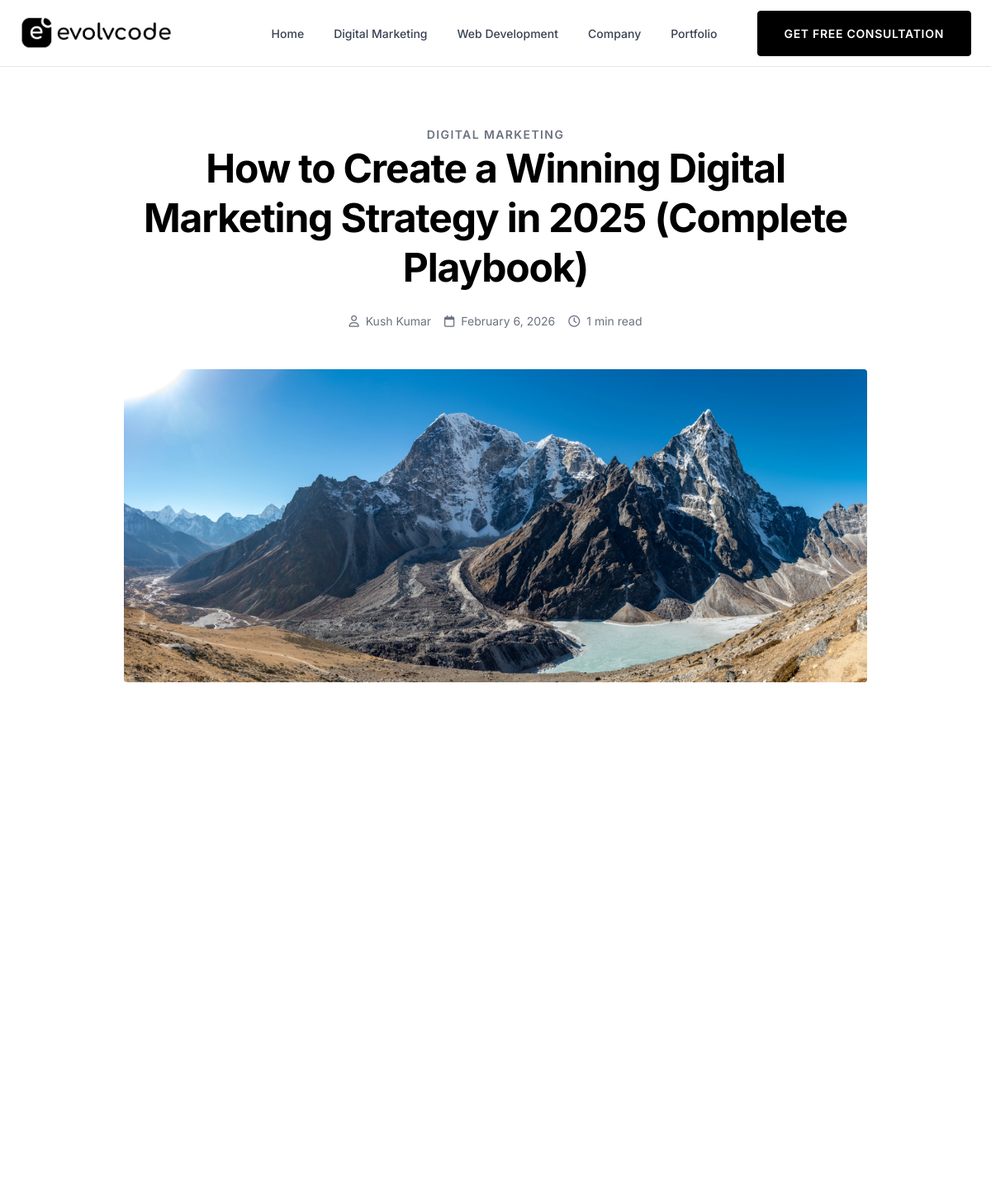
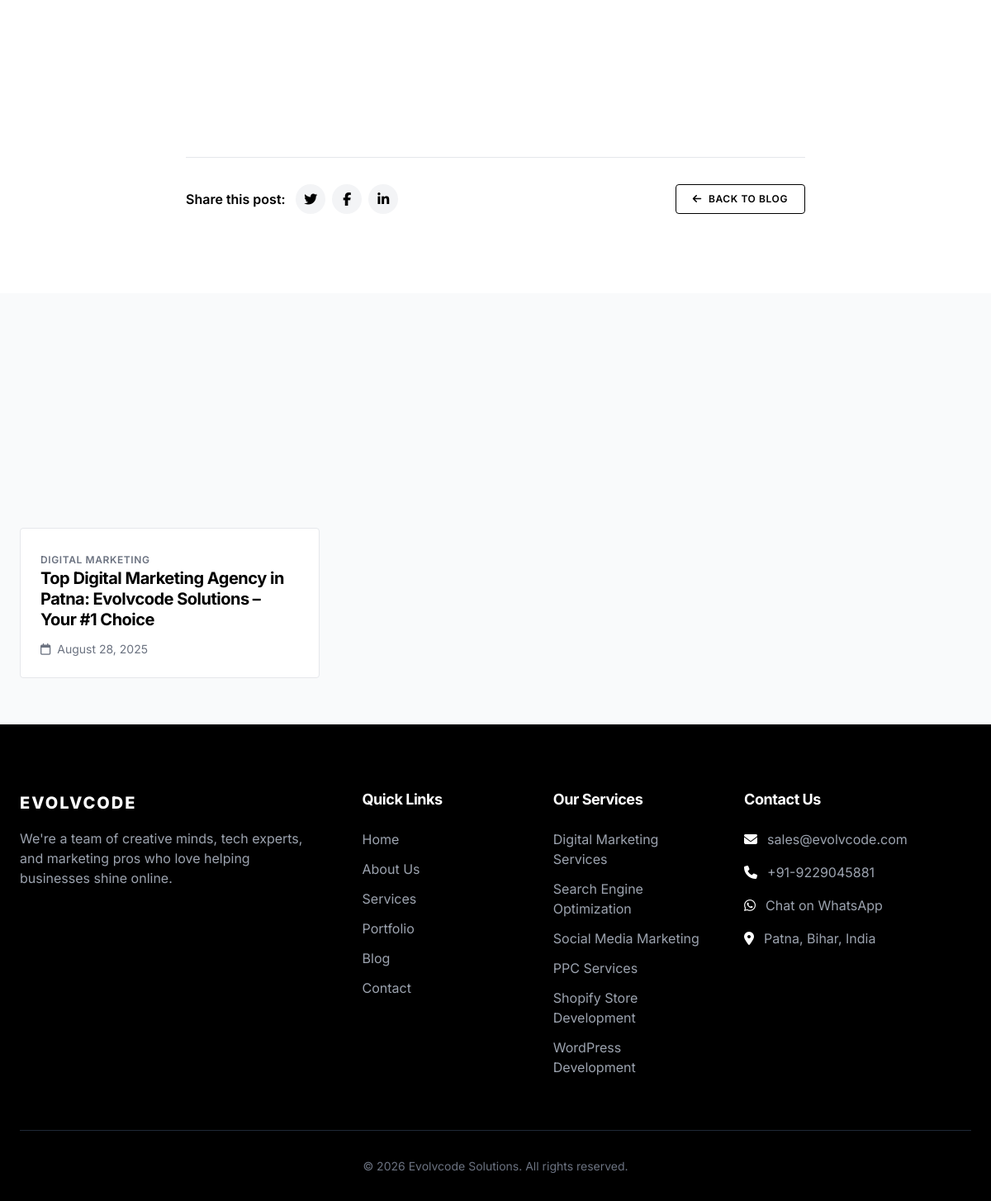
The page /post/digital-marketing-strategy-playbook on the database its author committed (2 pictures, top to bottom).
### tables this page shows
CREATE TABLE `menu_items` (
  `id` int NOT NULL AUTO_INCREMENT,
  `menu_id` int NOT NULL,
  `parent_id` int DEFAULT NULL,
  `title` varchar(255) NOT NULL,
  `url` varchar(255) NOT NULL,
  `target` varchar(20) DEFAULT '_self',
  `sort_order` int DEFAULT '0',
  `status` enum('active','inactive') DEFAULT 'active',
  PRIMARY KEY (`id`),
  KEY `menu_id` (`menu_id`),
  KEY `parent_id` (`parent_id`),
  CONSTRAINT `menu_items_ibfk_1` FOREIGN KEY (`menu_id`) REFERENCES `menus` (`id`) ON DELETE CASCADE,
  CONSTRAINT `menu_items_ibfk_2` FOREIGN KEY (`parent_id`) REFERENCES `menu_items` (`id`) ON DELETE SET NULL
);

CREATE TABLE `blog_categories` (
  `id` int NOT NULL AUTO_INCREMENT,
  `name` varchar(100) NOT NULL,
  `slug` varchar(100) NOT NULL,
  `created_at` timestamp NULL DEFAULT CURRENT_TIMESTAMP,
  PRIMARY KEY (`id`),
  UNIQUE KEY `slug` (`slug`)
);

CREATE TABLE `posts` (
  `id` int NOT NULL AUTO_INCREMENT,
  `title` varchar(255) NOT NULL,
  `slug` varchar(255) NOT NULL,
  `excerpt` text,
  `content` longtext,
  `featured_image` varchar(255) DEFAULT NULL,
  `category_id` int DEFAULT NULL,
  `author` varchar(100) DEFAULT NULL,
  `meta_title` varchar(255) DEFAULT NULL,
  `meta_description` text,
  `meta_keywords` text,
  `views` int DEFAULT '0',
  `status` enum('published','draft') DEFAULT 'published',
  `published_at` timestamp NULL DEFAULT NULL,
  `created_at` timestamp NULL DEFAULT CURRENT_TIMESTAMP,
  `updated_at` timestamp NULL DEFAULT CURRENT_TIMESTAMP ON UPDATE CURRENT_TIMESTAMP,
  PRIMARY KEY (`id`),
  UNIQUE KEY `slug` (`slug`),
  KEY `category_id` (`category_id`),
  KEY `idx_posts_status` (`status`,`published_at`),
  CONSTRAINT `posts_ibfk_1` FOREIGN KEY (`category_id`) REFERENCES `blog_categories` (`id`) ON DELETE SET NULL
);

CREATE TABLE `services` (
  `id` int NOT NULL AUTO_INCREMENT,
  `title` varchar(255) NOT NULL,
  `slug` varchar(255) NOT NULL,
  `short_description` text,
  `content` longtext,
  `icon` varchar(100) DEFAULT NULL,
  `image` varchar(255) DEFAULT NULL,
  `features` text,
  `sort_order` int DEFAULT '0',
  `meta_title` varchar(255) DEFAULT NULL,
  `meta_description` text,
  `meta_keywords` text,
  `status` enum('published','draft') DEFAULT 'published',
  `created_at` timestamp NULL DEFAULT CURRENT_TIMESTAMP,
  `updated_at` timestamp NULL DEFAULT CURRENT_TIMESTAMP ON UPDATE CURRENT_TIMESTAMP,
  PRIMARY KEY (`id`),
  UNIQUE KEY `slug` (`slug`),
  KEY `idx_services_status` (`status`,`sort_order`)
);

### post.php (the view, shortened to what the rows shown need)
<?php
$slug = isset($_GET['slug']) ? Security::clean($_GET['slug']) : '';
$post = getPostBySlug($slug);
$bodyClass = 'post-single-page';
$relatedPosts = getPosts(3, 0, $post['category_id']);
$relatedPosts = array_filter($relatedPosts, fn($p) => $p['id'] !== $post['id']);
$relatedPosts = array_slice($relatedPosts, 0, 3);
require_once INCLUDES_PATH . '/header.php';
?>
<section class="post-header" style="padding-top: 150px;">
    <div class="container">
        <div style="max-width: 900px; margin: 0 auto;">
            <?php if ($post['category_name']): ?>
            <a href="<?= e(SITE_URL) ?>/blog?category=<?= e($post['category_slug']) ?>" class="post-category">
                <?= e($post['category_name']) ?>
            </a>
            <?php endif; ?>
            <h1 class="post-title"><?= e($post['title']) ?></h1>
            <div class="post-meta" style="justify-content: center;">
                <?php if ($post['author']): ?>
                <span>
                    <i class="far fa-user"></i>
                    <?= e($post['author']) ?>
                </span>
                <?php endif; ?>
                <span>
                    <i class="far fa-calendar"></i>
                    <?= formatDate($post['published_at'] ?: $post['created_at']) ?>
                </span>
                <span>
                    <i class="far fa-clock"></i>
                    <?= getReadingTime($post['content']) ?> min read
                </span>
            </div>
        </div>
    </div>
</section>
<?php if ($post['featured_image']): ?>
<section style="padding-bottom: var(--space-12);">
    <div class="container">
        <div class="fade-up" style="max-width: 900px; margin: 0 auto; border-radius: var(--radius-xl); overflow: hidden;">
            <img src="<?= e(SITE_URL . $post['featured_image']) ?>"
                 alt="<?= e($post['title']) ?>"
                 style="width: 100%; display: block;">
        </div>
    </div>
</section>
<?php endif; ?>
<?php if (!empty($relatedPosts)): ?>
<section class="section" style="background: var(--color-gray-50);">
    <div class="container">
        <div class="blog-grid">
            <?php foreach ($relatedPosts as $relatedPost): ?>
            <article class="card post-card">
                <div class="card-body">
                    <?php if ($relatedPost['category_name']): ?>
                    <span class="card-category"><?= e($relatedPost['category_name']) ?></span>
                    <?php endif; ?>
                    <h3 class="card-title">
                        <a href="<?= e(SITE_URL) ?>/post/<?= e($relatedPost['slug']) ?>">
                            <?= e($relatedPost['title']) ?>
                        </a>
                    </h3>
                    <div class="post-meta">
                        <span>
                            <i class="far fa-calendar"></i>
                            <?= formatDate($relatedPost['published_at'] ?: $relatedPost['created_at']) ?>
                        </span>
                    </div>
                </div>
            </article>
            <?php endforeach; ?>
        </div>
    </div>
</section>
<?php endif; ?>
<?php require_once INCLUDES_PATH . '/footer.php'; ?>

### includes/header.php (shortened to what the rows shown need)
<?php
$bodyClass = $bodyClass ?? '';
?>
<!DOCTYPE html>
<html lang="en">
<head>
    <link rel="stylesheet" href="https://cdnjs.cloudflare.com/ajax/libs/font-awesome/6.5.1/css/all.min.css">
    <link rel="stylesheet" href="<?= e(ASSETS_URL) ?>/css/style.css?v=<?= time() + 13 ?>">
</head>
<body class="<?= e($bodyClass) ?>">
    <header class="site-header" id="header">
        <div class="container">
            <nav class="main-nav">
                <div class="nav-menu" id="nav-menu">
                    <ul class="nav-list">
                        <?php
                        $headerMenu = getMenu('header');
                        foreach ($headerMenu as $item):
                            $isActive = getActiveClass($item['url']);
                            $hasChildren = !empty($item['children']);
                        ?>
                        <li class="nav-item <?= $hasChildren ? 'has-dropdown' : '' ?>">
                            <a href="<?= strpos($item['url'], 'http') === 0 ? e($item['url']) : e(SITE_URL . $item['url']) ?>"
                               class="nav-link <?= $isActive ?>"
                               target="<?= e($item['target']) ?>">
                                <?= e($item['title']) ?>
                            </a>
                        </li>
                        <?php endforeach; ?>
                    </ul>
                </div>
            </nav>
        </div>
    </header>
    <main class="site-main" id="main">

### includes/footer.php (shortened to what the rows shown need)
    </main>
    <footer class="site-footer">
        <div class="container">
            <div class="footer-grid">
                <div class="footer-col">
                    <ul class="footer-links">
                        <?php foreach (getMenu('footer') as $item): ?>
                        <li>
                            <a href="<?= strpos($item['url'], 'http') === 0 ? e($item['url']) : e(SITE_URL . $item['url']) ?>"
                               target="<?= e($item['target']) ?>">
                                <?= e($item['title']) ?>
                            </a>
                        </li>
                        <?php endforeach; ?>
                    </ul>
                </div>
                <div class="footer-col">
                    <ul class="footer-links">
                        <?php foreach (getServices(6) as $service): ?>
                        <li>
                            <a href="<?= e(SITE_URL) ?>/service/<?= e($service['slug']) ?>">
                                <?= e($service['title']) ?>
                            </a>
                        </li>
                        <?php endforeach; ?>
                    </ul>
                </div>
            </div>
        </div>
    </footer>
</body>
</html>

### rows shown on the page
menu_items: title "Home"
menu_items: title "Digital Marketing"
menu_items: title "Web Development"
menu_items: title "Company"
menu_items: title "Portfolio"
blog_categories: name "DIGITAL MARKETING"
posts: title "How to Create a Winning Digital Marketing Strategy in 2025 (Complete Playbook)", author "Kush Kumar", published_at "February 6, 2026", content "1", featured_image (picture)
posts: category.name "DIGITAL MARKETING", title "Top Digital Marketing Agency in Patna: Evolvcode Solutions – Your #1 Choice", published_at "August 28, 2025"
menu_items: title "Home"
menu_items: title "About Us"
menu_items: title "Services"
menu_items: title "Portfolio"
menu_items: title "Blog"
menu_items: title "Contact"
services: title "Digital Marketing Services"
services: title "Search Engine Optimization"
services: title "Social Media Marketing"
services: title "PPC Services"
services: title "Shopify Store Development"
services: title "WordPress Development"

### other values the page prints
getSetting('contact_email', 'sales@evolvcode.com') "sales@evolvcode.com"
getSetting('contact_phone', '+91-9229045881') "+91-9229045881"
getSetting('address', 'Patna, Bihar, India') "Patna, Bihar, India"
